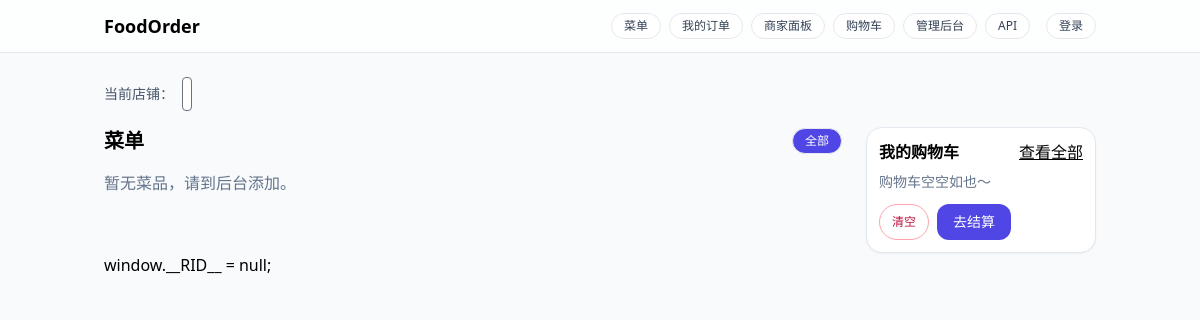
/, run on an earlier commit of the app's database.
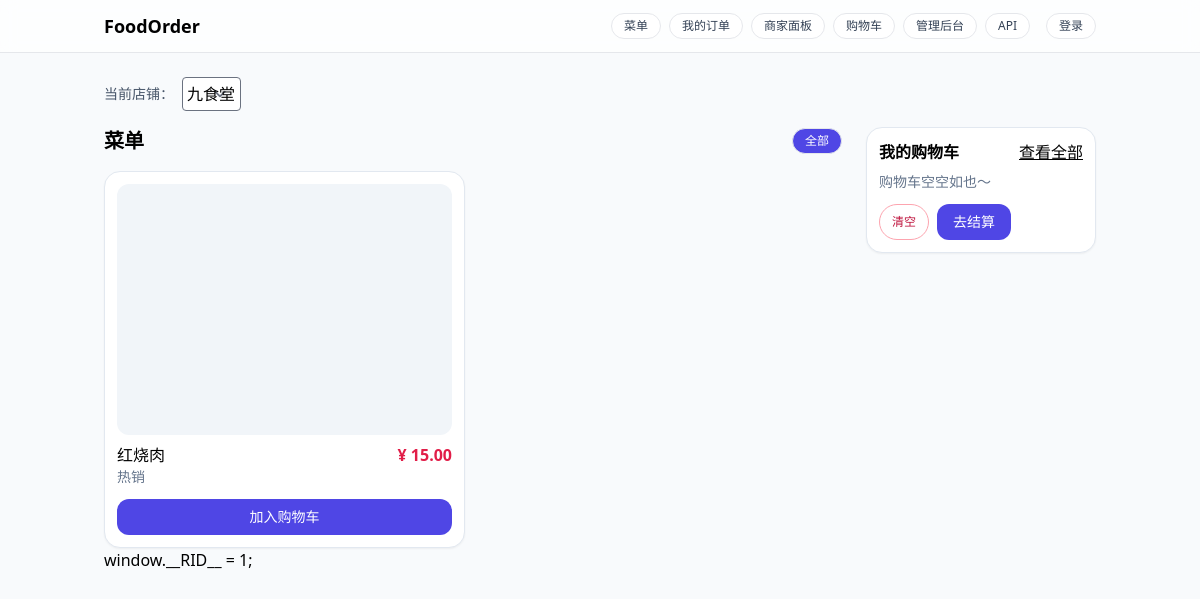
And on a later commit of the database.
### menu/models.py (models this page shows, shortened)
class Dish(models.Model):
    restaurant = models.ForeignKey(Restaurant, on_delete=models.CASCADE, related_name="dishes", null=True, blank=True)
    category = models.ForeignKey(
        Category,
        on_delete=models.PROTECT,  # 防止菜品被误删
        related_name = 'dishes'
    )
    name = models.CharField(max_length=64)
    price = models.DecimalField(
        max_digits=8,
        decimal_places=2,
        validators=[MinValueValidator(Decimal("0.00"))], # 价格>= 0
    )
    cover = models.ImageField(
        upload_to=dish_image_path,
        blank = True,null = True,
    )
    stock = models.PositiveIntegerField(default=100)  # 库存
    status = models.BooleanField(
        default=True,
        help_text="是否上架"
    )
    sold = models.PositiveIntegerField(default = 0) # 销量计数
    description = models.TextField(blank = True)
    created_at = models.DateTimeField(auto_now_add=True)
    updated_at = models.DateTimeField(auto_now = True)
    class Meta:
        unique_together = [("restaurant", "name")]  # 同店菜名不重复
        indexes = [
            models.Index(fields = ['status']),
            models.Index(fields=['category','status']),
            models.Index(fields=['-sold']), # 常见热销列表
            models.Index(fields=['price']), # 价格排序/筛选
        ]
        ordering = ['-id'] # 默认最新的在前
        constraints = [
            models.CheckConstraint(
                check=Q(price__gte=0),
                name="dish_price_non_negative"
            ),
            models.CheckConstraint(
                check=Q(stock__gte=0),
                name="dish_stock_non_negative"
            ),
            models.CheckConstraint(
                check=Q(sold__gte=0),
                name="dish_sold_non_negative"
            ),
        ]

class Category(models.Model):
    restaurant = models.ForeignKey(Restaurant, on_delete=models.CASCADE, related_name="categories", null=True, blank=True)
    name = models.CharField(max_length=32,unique=True) # 菜品名称
    sort = models.PositiveIntegerField(default=0) # 排序值
    status = models.BooleanField(default=True) # 是否启用
    created_at = models.DateTimeField(auto_now_add=True)
    class Meta:
        unique_together = [("restaurant", "name")]  # 同店分类名不重复
        ordering = ['sort','id']

### restaurants/models.py (models this page shows, shortened)
class Restaurant(models.Model):
    name = models.CharField(max_length=64, unique=True)
    slug = models.SlugField(max_length=64, unique=True)  # URL 友好
    owner = models.ForeignKey(User, on_delete=models.PROTECT, related_name="owned_restaurants")
    phone = models.CharField(max_length=20, blank=True)
    address = models.CharField(max_length=200, blank=True)
    is_active = models.BooleanField(default=True)
    created_at = models.DateTimeField(auto_now_add=True)
    class Meta:
        ordering = ["id"]

### menu/views.py (the view)
# urls.py: path('', home_page,name='home'),
@ensure_csrf_cookie
def home_page(request):
    rid = request.GET.get("rid")
    restaurants = Restaurant.objects.filter(is_active=True).order_by("id")
    current = None
    if rid:
        current = get_object_or_404(restaurants, id=rid)
    else:
        current = restaurants.first()
    categories = Category.objects.filter(restaurant=current).order_by("id") if current else []
    dishes = Dish.objects.filter(restaurant=current, ).order_by("id") if current else []
    ctx = {
        "restaurants": restaurants,
        "current_restaurant": current,
        "categories": categories,
        "dishes": dishes,
    }
    return render(request, "index.html", ctx)

### restaurants/context_processors.py (called while the page is built)
def nav_restaurant(request):
    return {"nav_rid": request.session.get("current_rid")}

### templates/index.html (shortened to what this page needs)
{% extends "base.html" %}
{% load static %}
{% block content %}
<form method="get" class="flex items-center gap-2 mb-4">
  <label class="text-sm text-slate-600">当前店铺：</label>
  <select name="rid" class="rounded border p-1" onchange="this.form.submit()">
    {% for r in restaurants %}
      <option value="{{ r.id }}" {% if current_restaurant and r.id == current_restaurant.id %}selected{% endif %}>
        {{ r.name }}
      </option>
    {% endfor %}
  </select>
</form>
<div class="grid grid-cols-1 lg:grid-cols-4 gap-6">
  <div class="lg:col-span-3">
    <div class="flex items-center justify-between mb-4">
      <h1 class="text-xl font-semibold">菜单</h1>
      <div class="flex gap-2">
        <a href="/" class="chip {% if not current_cat %}!bg-indigo-600 !text-white{% endif %}">全部</a>
      </div>
    </div>
    {% if dishes %}
    <div class="grid grid-cols-1 sm:grid-cols-2 xl:grid-cols-3 gap-4">
      {% for d in dishes %}
        <div class="card">
          <div class="aspect-[4/3] w-full overflow-hidden rounded-xl bg-slate-100">
          </div>
          <div class="mt-2 flex items-start justify-between gap-2">
            <div>
              <div class="font-medium">{{ d.name }}</div>
              <div class="text-slate-500 text-sm">{{ d.category.name }}</div>
            </div>
            <div class="text-rose-600 font-semibold">¥ {{ d.price }}</div>
          </div>
          <button class="btn w-full mt-3 add-to-cart" data-dish="{{ d.id }}">加入购物车</button>
        </div>
      {% endfor %}
    </div>
    {% else %}
      <p class="text-slate-500">暂无菜品，请到后台添加。</p>
    {% endif %}
  </div>
  <aside class="lg:col-span-1">
    <div class="sticky top-20">
      <div class="card">
        <div class="flex items-center justify-between mb-2">
          <h2 class="font-semibold">我的购物车</h2>
          <a href="{% url 'cart' %}{% if current_restaurant %}?rid={{ current_restaurant.id }}
                       {% elif nav_rid %}?rid={{ nav_rid }}{% endif %}"
   class="underline">查看全部</a>
        </div>
        <div id="mini-cart-empty" class="text-sm text-slate-500 hidden">购物车空空如也～</div>
        <div class="mt-3 flex gap-2">
          <button id="mini-cart-clear" class="chip text-rose-700 border-rose-300">清空</button>
          <a href="{% url 'checkout' %}{% if current_restaurant %}?rid={{ current_restaurant.id }}
                           {% elif nav_rid %}?rid={{ nav_rid }}{% endif %}"
          class="btn">去结算</a>
        </div>
      </div>
    </div>
  </aside>
</div>
  window.__RID__ = {{ current_restaurant.id|default:"null" }};
{% endblock %}

What changed in the data, as far as the page shows it:
added Dish: name "红烧肉", category.name "热销", price "15.00"
added Restaurant: id "1"
Also different on the page:
form field rid: (not shown) → "九食堂"
{{ current_restaurant.id|default:"null" }}: "null" → (not shown)
text no longer shown: "暂无菜品，请到后台添加。"
